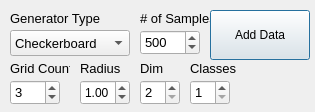
<?xml version="1.0" encoding="UTF-8"?>
<ui version="4.0">
 <class>DataGenerator</class>
 <widget class="QDialog" name="DataGenerator">
  <property name="geometry">
   <rect>
    <x>0</x>
    <y>0</y>
    <width>315</width>
    <height>112</height>
   </rect>
  </property>
  <property name="windowTitle">
   <string>Standard Dataset Generator</string>
  </property>
  <widget class="QPushButton" name="addButton">
   <property name="geometry">
    <rect>
     <x>210</x>
     <y>10</y>
     <width>100</width>
     <height>50</height>
    </rect>
   </property>
   <property name="text">
    <string>Add Data</string>
   </property>
  </widget>
  <widget class="QSpinBox" name="countSpin">
   <property name="geometry">
    <rect>
     <x>140</x>
     <y>30</y>
     <width>60</width>
     <height>25</height>
    </rect>
   </property>
   <property name="font">
    <font>
     <pointsize>10</pointsize>
    </font>
   </property>
   <property name="minimum">
    <number>1</number>
   </property>
   <property name="maximum">
    <number>2000</number>
   </property>
   <property name="singleStep">
    <number>100</number>
   </property>
   <property name="value">
    <number>500</number>
   </property>
  </widget>
  <widget class="QLabel" name="label">
   <property name="geometry">
    <rect>
     <x>140</x>
     <y>10</y>
     <width>70</width>
     <height>16</height>
    </rect>
   </property>
   <property name="font">
    <font>
     <pointsize>10</pointsize>
    </font>
   </property>
   <property name="text">
    <string># of Samples</string>
   </property>
  </widget>
  <widget class="QLabel" name="dimLabel">
   <property name="geometry">
    <rect>
     <x>140</x>
     <y>60</y>
     <width>40</width>
     <height>16</height>
    </rect>
   </property>
   <property name="font">
    <font>
     <pointsize>10</pointsize>
    </font>
   </property>
   <property name="text">
    <string>Dim</string>
   </property>
  </widget>
  <widget class="QSpinBox" name="dimSpin">
   <property name="enabled">
    <bool>true</bool>
   </property>
   <property name="geometry">
    <rect>
     <x>140</x>
     <y>80</y>
     <width>40</width>
     <height>25</height>
    </rect>
   </property>
   <property name="font">
    <font>
     <pointsize>10</pointsize>
    </font>
   </property>
   <property name="minimum">
    <number>2</number>
   </property>
  </widget>
  <widget class="QComboBox" name="generatorCombo">
   <property name="geometry">
    <rect>
     <x>10</x>
     <y>30</y>
     <width>120</width>
     <height>26</height>
    </rect>
   </property>
   <property name="font">
    <font>
     <pointsize>10</pointsize>
    </font>
   </property>
   <item>
    <property name="text">
     <string>Checkerboard</string>
    </property>
   </item>
   <item>
    <property name="text">
     <string>Concentric Circles</string>
    </property>
   </item>
   <item>
    <property name="text">
     <string>Spirals</string>
    </property>
   </item>
   <item>
    <property name="text">
     <string>Sinc</string>
    </property>
   </item>
   <item>
    <property name="text">
     <string>Gaussian</string>
    </property>
   </item>
   <item>
    <property name="text">
     <string>Cosine</string>
    </property>
   </item>
   <item>
    <property name="text">
     <string>Swiss Roll</string>
    </property>
   </item>
  </widget>
  <widget class="QLabel" name="label_3">
   <property name="geometry">
    <rect>
     <x>10</x>
     <y>10</y>
     <width>90</width>
     <height>16</height>
    </rect>
   </property>
   <property name="font">
    <font>
     <pointsize>10</pointsize>
    </font>
   </property>
   <property name="text">
    <string>Generator Type</string>
   </property>
  </widget>
  <widget class="QSpinBox" name="gridCountSpin">
   <property name="geometry">
    <rect>
     <x>10</x>
     <y>80</y>
     <width>50</width>
     <height>25</height>
    </rect>
   </property>
   <property name="font">
    <font>
     <pointsize>10</pointsize>
    </font>
   </property>
   <property name="minimum">
    <number>1</number>
   </property>
   <property name="value">
    <number>3</number>
   </property>
  </widget>
  <widget class="QLabel" name="gridCountLabel">
   <property name="geometry">
    <rect>
     <x>10</x>
     <y>60</y>
     <width>60</width>
     <height>16</height>
    </rect>
   </property>
   <property name="font">
    <font>
     <pointsize>10</pointsize>
    </font>
   </property>
   <property name="text">
    <string>Grid Count</string>
   </property>
  </widget>
  <widget class="QDoubleSpinBox" name="radiusSpin">
   <property name="geometry">
    <rect>
     <x>80</x>
     <y>80</y>
     <width>50</width>
     <height>25</height>
    </rect>
   </property>
   <property name="font">
    <font>
     <pointsize>9</pointsize>
    </font>
   </property>
   <property name="minimum">
    <double>0.010000000000000</double>
   </property>
   <property name="maximum">
    <double>1000.000000000000000</double>
   </property>
   <property name="singleStep">
    <double>0.010000000000000</double>
   </property>
   <property name="value">
    <double>1.000000000000000</double>
   </property>
  </widget>
  <widget class="QLabel" name="radiusLabel">
   <property name="geometry">
    <rect>
     <x>80</x>
     <y>60</y>
     <width>40</width>
     <height>16</height>
    </rect>
   </property>
   <property name="font">
    <font>
     <pointsize>10</pointsize>
    </font>
   </property>
   <property name="text">
    <string>Radius</string>
   </property>
  </widget>
  <widget class="QSpinBox" name="classesCount">
   <property name="geometry">
    <rect>
     <x>190</x>
     <y>80</y>
     <width>40</width>
     <height>25</height>
    </rect>
   </property>
   <property name="font">
    <font>
     <pointsize>10</pointsize>
    </font>
   </property>
   <property name="minimum">
    <number>1</number>
   </property>
  </widget>
  <widget class="QLabel" name="classesLabel">
   <property name="geometry">
    <rect>
     <x>190</x>
     <y>60</y>
     <width>50</width>
     <height>16</height>
    </rect>
   </property>
   <property name="font">
    <font>
     <pointsize>10</pointsize>
    </font>
   </property>
   <property name="text">
    <string>Classes</string>
   </property>
  </widget>
 </widget>
 <resources/>
 <connections/>
</ui>
